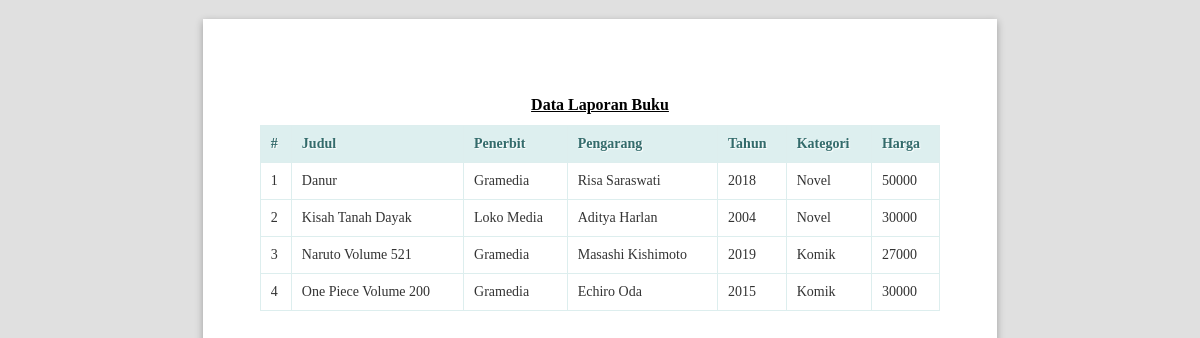
/public/buku/lihatlaporan (signed in), run on the app's committed database.
### tables this page shows
CREATE TABLE `buku` (
  `id` int(11) NOT NULL,
  `judul` varchar(100) NOT NULL,
  `penerbit` varchar(50) DEFAULT NULL,
  `pengarang` varchar(50) DEFAULT NULL,
  `tahun` varchar(4) DEFAULT NULL,
  `kategori_id` int(11) DEFAULT NULL,
  `harga` int(11) DEFAULT NULL
);

CREATE TABLE `kategori` (
  `id` int(11) NOT NULL,
  `nama_kategori` varchar(50) NOT NULL
);

### app/core/Controller.php (called while the page is built, shortened)
<?php
class Controller{
    public function view($view, $data = [])
    {
        require_once '../app/views/' . $view . '.php';
    }
    public function model($model)
    {
        return new $model;
    }
}

### app/controllers/Buku.php (called while the page is built, shortened)
<?php
class Buku extends Controller
{
    public function lihatlaporan()
    {
        $data['title'] = 'Data Laporan Buku';
        $data['buku'] = $this->model('BukuModel')->getAllBuku();
        $this->view('buku/lihatlaporan', $data);
    }
}

### app/core/App.php (called while the page is built, shortened)
<?php
class App
{
    protected $method = 'index';
    protected $params = [];
    public function __construct()
    {
        $url = $this->parseURL();
        if (isset($url[0]) && file_exists('../app/controllers/' . $url[0] . '.php')) {
            unset($url[0]);
        }
        $this->controller = new $this->controller;
        if (isset($url[1])) {
            if (method_exists($this->controller, $url[1])) {
                $this->method = $url[1];
            }
        }
        call_user_func_array([$this->controller, $this->method], $this->params);
    }
    public function parseURL()
    {
        if (isset($_GET['url'])) {
            $url = rtrim($_GET['url'], '/');
            $url = filter_var($url, FILTER_SANITIZE_URL);
            $url = explode('/', $url);
            return $url;
        }
    }
}

### public/index.php (called while the page is built, shortened)
<?php
$app = new App;

### app/core/Database.php (called while the page is built, shortened)
<?php
class Database
{
    private $host = DB_HOST;
    private $user = DB_USER;
    private $pass = DB_PASS;
    private $dbnm = DB_NAME;
    private $dbh;
    private $stmt;
    public function __construct()
    {
        $dsn = 'mysql:host=' . $this->host . ';dbname=' . $this->dbnm;
        $option = [
            PDO::ATTR_PERSISTENT => true,
            PDO::ATTR_ERRMODE => PDO::ERRMODE_EXCEPTION
        ];
        try {
            $this->dbh = new PDO($dsn, $this->user, $this->pass, $option);
        } catch (PDOException $e) {
            die($e->getMessage());
        }
    }
    public function query($query)
    {
        $this->stmt = $this->dbh->prepare($query);
    }
    public function execute()
    {
        $this->stmt->execute();
    }
    public function resultSet()
    {
        $this->execute();
        return $this->stmt->fetchAll(PDO::FETCH_ASSOC);
    }
}

### app/models/BukuModel.php (called while the page is built, shortened)
<?php
class bukuModel
{
    private $table = 'buku';
    private $db;
    public function __construct()
    {
        $this->db = new Database;
    }
    public function getAllbuku()
    {
        $this->db->query("SELECT buku.*, kategori.nama_kategori FROM " . $this->table . " LEFT JOIN kategori ON
            kategori.id = buku.kategori_id");
        return $this->db->resultSet();
    }
}

### app/views/buku/lihatlaporan.php (the view, shortened to what this page needs)
<!DOCTYPE html>
<html lang="en">
<head>
    <link rel="stylesheet" href="<?= base_url ?>/dist/js/normalize.min.css">
    <link rel="stylesheet" href="<?= base_url ?>/dist/css/paper.css">
</head>
<body class="A4 potrait">
    <section class="sheet padding-15mm">
        <h1 class="center" style="text-decoration: underline;margin-top: 20px;"><?= $data['title'] ?></h1>
        <table class="table">
            <thead>
                <tr>
                    <th style="width: 10px">#</th>
                    <th>Judul</th>
                    <th>Penerbit</th>
                    <th>Pengarang</th>
                    <th>Tahun</th>
                    <th>Kategori</th>
                    <th>Harga</th>
                </tr>
            </thead>
            <tbody>
                <?php $no = 1; ?>
                <?php foreach ($data['buku'] as $row) : ?>
                    <tr>
                        <td><?= $no; ?></td>
                        <td><?= $row['judul']; ?></td>
                        <td><?= $row['penerbit']; ?></td>
                        <td><?= $row['pengarang']; ?></td>
                        <td><?= $row['tahun']; ?></td>
                        <td>
                            <div class="badge badge-warning"><?= $row['nama_kategori']; ?></div>
                        </td>
                        <td><?= $row['harga']; ?></td>
                    </tr>
                <?php $no++;
                endforeach; ?>
            </tbody>
        </table>
    </section>
</body>
</html>

### app/views/buku/lihatlaporan.php (style rules this page uses)
.center { margin-right: auto; margin-left: auto; text-align: center; }
h1 { font-size: 16px; }
* { font-family: Calibri; font-size: 14px; -webkit-print-color-adjust: exact; }
.table { border: solid 1px #DDEEEE; border-collapse: collapse; border-spacing: 0; font: normal 13px Arial, sans-serif; width: 100%; }
.table thead th { background-color: #DDEFEF; border: solid 1px #DDEEEE; color: #336B6B; padding: 10px; text-align: left; text-shadow: 1px 1px 1px #fff; }
.table tbody td { border: solid 1px #DDEEEE; color: #333; padding: 10px; text-shadow: 1px 1px 1px #fff; }

### data on the page
buku: judul "Danur", penerbit "Gramedia", pengarang "Risa Saraswati", tahun "2018", kategori.nama_kategori "Novel", harga "50000"
buku: judul "Kisah Tanah Dayak", penerbit "Loko Media", pengarang "Aditya Harlan", tahun "2004", kategori.nama_kategori "Novel", harga "30000"
buku: judul "Naruto Volume 521", penerbit "Gramedia", pengarang "Masashi Kishimoto", tahun "2019", kategori.nama_kategori "Komik", harga "27000"
buku: judul "One Piece Volume 200", penerbit "Gramedia", pengarang "Echiro Oda", tahun "2015", kategori.nama_kategori "Komik", harga "30000"

### other printed values
$data['title'] "Data Laporan Buku"
